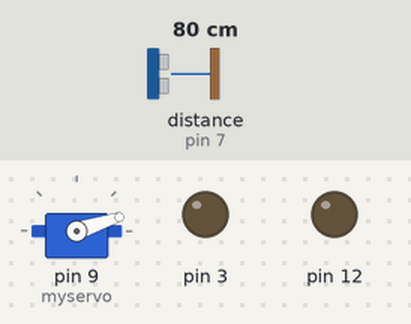
A sketch run on a simulated Arduino Uno, built with avr-gcc and run on an emulated ATmega328P. On the bench: servo, output pins drawn as LEDs (lit = HIGH). Wiring (inferred from the names in the program): ultrasonic range finder: trigger pin 8; echo pin 7. Inputs (shaded band) come from the test bench; at power-on: distance to the obstacle (sensor on pin 7) 80 cm. The echo pulse lasts 58.3 µs per cm; pins used as bus, display or sensor lines are not drawn; what the sketch prints to the serial monitor is not drawn.

Above: at 2.98 s.
3.0 s: distance to the obstacle (sensor on pin 7) set to 173 cm
At 4.43 s:
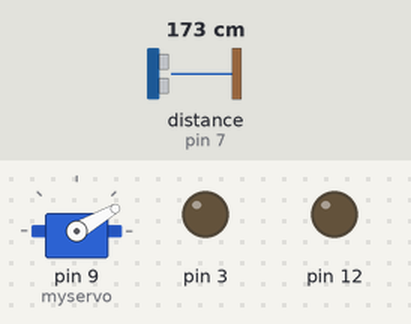
6.0 s: distance to the obstacle (sensor on pin 7) set to 2 cm
At 20.7 s:
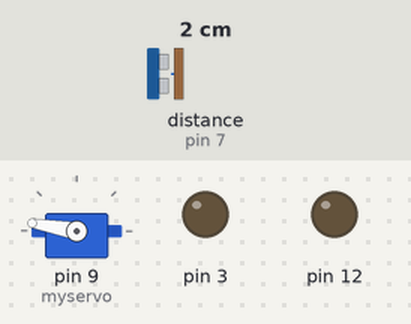
Timing chart, 0 to 24.0 s (numbered marks = the images above; inputs shaded):
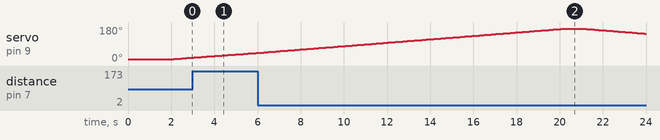

The sketch:

radar_a.ino
```cpp
/*
Version: 0.1
This code was written by Grook.net
Please feel free to edit/add any thing to the code but email it back to us for sharing it
www.grook.net
http://www.youtube.com/GROOKnet
https://www.facebook.com/GROOKnet
*/


#define ECHOPIN 7        // Pin to receive echo pulse
#define TRIGPIN 8
#include <Servo.h>

#define TOPE 10

Servo myservo; // create servo object to control a servo
int pos = 0; // variable to store the servo position
void setup() {
  Serial.begin(9600);

  myservo.attach(9); // attaches the servo on pin 9 to the servo object
  pinMode(3,OUTPUT);
  pinMode(12,OUTPUT);
  pinMode(13,INPUT);
  pinMode(ECHOPIN, INPUT);
  pinMode(TRIGPIN, OUTPUT);
}

void Print (int R , int T)
{
  Serial.print(R);Serial.print(", ");
  Serial.print(T);Serial.print(".");
  delay(100);
}

float Distance () {

  digitalWrite(TRIGPIN, LOW);
  delayMicroseconds(2);
  digitalWrite(TRIGPIN, HIGH);
  delayMicroseconds(10);
  digitalWrite(TRIGPIN, LOW);
  // Distance Calculation

  float distance = pulseIn(ECHOPIN, HIGH);
  distance= distance/58;
  return(distance);
}

void loop() {

  myservo.write(10); // tell servo to go to position in variable 'pos'


  delay(2000);


  for(pos = 10; pos <= 170; pos += 1) // goes from 45 degrees to 135 degrees
  { // in steps of 1 degree

    myservo.write(pos); // tell servo to go to position in variable 'pos'

    Print(Distance() , pos);
    delay(10); // waits 15ms for the servo to reach the position
  }
  delay(1000);


  for(pos = 170; pos>=10; pos-=1) // goes from 135 degrees to 45 degrees
  {
    myservo.write(pos); // tell servo to go to position in variable 'pos'
    Print(Distance() , pos);

    delay(10); // waits 15ms for the servo to reach the position
  }

}
```

Measured:
- by itself, servo on pin 9 (myservo): rises from 43° to 170° in 14.0 s, then falls to 145° in 3.9 s
